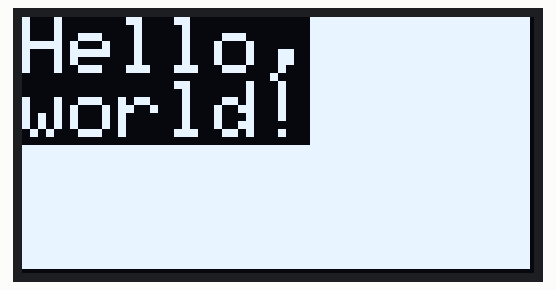
A sketch run on a simulated Arduino Uno, built with avr-gcc and run on an emulated ATmega328P. Shown: 128×64 one-colour display. The display library's start-up logo is not drawn.

Above: at 1.1 s.

The sketch:

lcd_128x64_i2c.ino
```cpp
#include <SPI.h>
#include <Wire.h>
#include <Adafruit_GFX.h>
#include <Adafruit_SSD1306.h>

#define SCREEN_WIDTH 128
#define SCREEN_HEIGHT 64

#define OLED_RESET     -1
#define SCREEN_ADDRESS 0x3C
Adafruit_SSD1306 display(SCREEN_WIDTH, SCREEN_HEIGHT, &Wire, OLED_RESET);

void setup() {
  Serial.begin(9600);

  display.begin(SSD1306_SWITCHCAPVCC, SCREEN_ADDRESS);
  // the library initializes this with an Adafruit splash screen.
  display.display();
  delay(1000); // Pause for 2 seconds

  // Clear the buffer
  display.clearDisplay();

  // Draw a single pixel in white
  // display.drawPixel(10, 10, WHITE);
  display.fillRect(0, 0, 127, 63, WHITE);
  display.setTextSize(2);
  display.setTextColor(WHITE, BLACK);
  display.setCursor(0,0);
  display.println("Hello,");
  display.print("world!");

  display.display();
  delay(2000);
}

void loop() {
}
```
